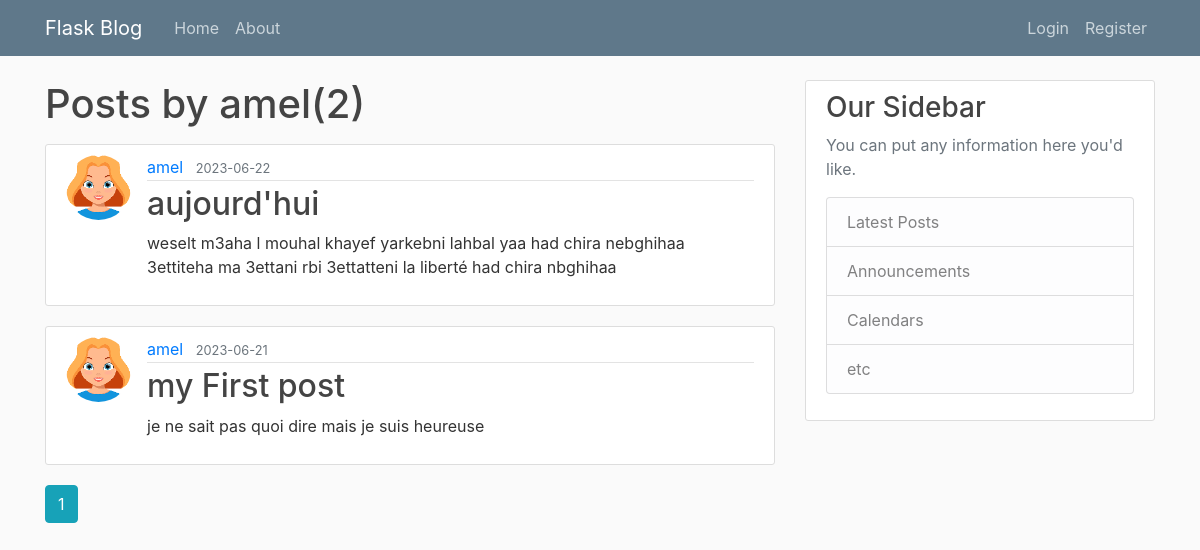
Screenshot of /user/amel with the database file from the repository.
### flask_blog/model.py (models this page shows, shortened)
class User(db.Model, UserMixin):
   id = db.Column(db.Integer, primary_key=True)
   username = db.Column(db.String(20),unique=True,nullable=False)
   email = db.Column(db.String(120),unique=True,nullable=False)
   image_file = db.Column(db.String(20),nullable=False, default='./img.png')
   password = db.Column(db.String(60),nullable=False)
   posts = db.relationship('Post',backref='author',lazy=True)

class Post(db.Model):
      id = db.Column(db.Integer, primary_key=True)
      title = db.Column(db.String(100),nullable=False)
      date_posted = db.Column(db.DateTime,nullable=False, default=datetime.utcnow)
      content = db.Column(db.Text, nullable=False)
      user_id = db.Column(db.Integer, db.ForeignKey('user.id'),nullable=False)

### flask_blog/routes.py (the view)
@app.route("/user/<string:username>")
def user_posts(username):
    page = request.args.get('page',1,type=int)
    user = User.query.filter_by(username=username).first_or_404()
    posts = Post.query.filter_by(author=user)\
        .order_by(Post.date_posted.desc())\
        .paginate(page=page,per_page=2)
    return render_template('user_posts.html',posts=posts,user=user)# utilisée pour rendre les modèles HTML correspondants et passer des variables à ces modèles

### flask_blog/templates/user_posts.html (shortened to what this page needs)
{% extends "layout.html" %}
{% block content %}
  <h1 class="mb-3">Posts by {{ user.username }}({{ posts.total }})</h1>
    {% for post in posts.items %}
    <article class="media content-section">
        <img src="{{ url_for('static', filename='profile_pics/'+ post.author.image_file)}}" alt="" class="rounded-circle article-img">
        <div class="media-body">
          <div class="article-metadata">
            <a class="mr-2" href="{{ url_for('user_posts',username=post.author.username) }}">{{ post.author.username }}</a>
            <small class="text-muted">{{ post.date_posted.strftime('%Y-%m-%d') }}</small>
          </div>
          <h2><a class="article-title" href="#">{{ post.title }}</a></h2>
          <p class="article-content">{{ post.content }}</p>
        </div>
      </article>
    {% endfor %}
    {% for page_num in posts.iter_pages(left_edge=1,right_edge=1, left_current=1, right_current=2) %}
       {% if page_num %}
        {%if posts.page == page_num %}
         <a href="{{ url_for('user_posts',username=user.username,page=page_num)}}" class="btn btn-info mb-4">{{ page_num }}</a>
       {% else %}
         <a href="{{ url_for('user_posts',username=user.username,page=page_num)}}" class="btn btn-outline-info mb-4">{{ page_num }}</a>
       {% endif %}
       {% endif %}
    {% endfor %}
{% endblock content %}

### flask_blog/static/main.css (style rules this page uses)
body { background: #fafafa; color: #333333; margin-top: 5rem; }
h1, h2, h3, h4, h5, h6 { color: #444444; }
.content-section { background: #ffffff; padding: 10px 20px; border: 1px solid #dddddd; border-radius: 3px; margin-bottom: 20px; }
.article-title { color: #444444; }
.article-content { white-space: pre-line; }
.article-img { height: 65px; width: 65px; margin-right: 16px; }
.article-metadata { padding-bottom: 1px; margin-bottom: 4px; border-bottom: 1px solid #e3e3e3 }

### rows the page displays
User: username "amel"
Post: image_file (picture), author.username "amel", date_posted "2023-06-22", title "aujourd'hui", content "weselt m3aha l mouhal khayef yarkebni lahbal yaa had chira nebghihaa 3ettiteha ma 3ettani rbi 3ettatteni la liberté had chira nbghihaa"
Post: image_file (picture), author.username "amel", date_posted "2023-06-21", title "my First post", content "je ne sait pas quoi dire mais je suis heureuse"

### other values shown
{{ posts.total }} "2"
{{ page_num }} "1"
